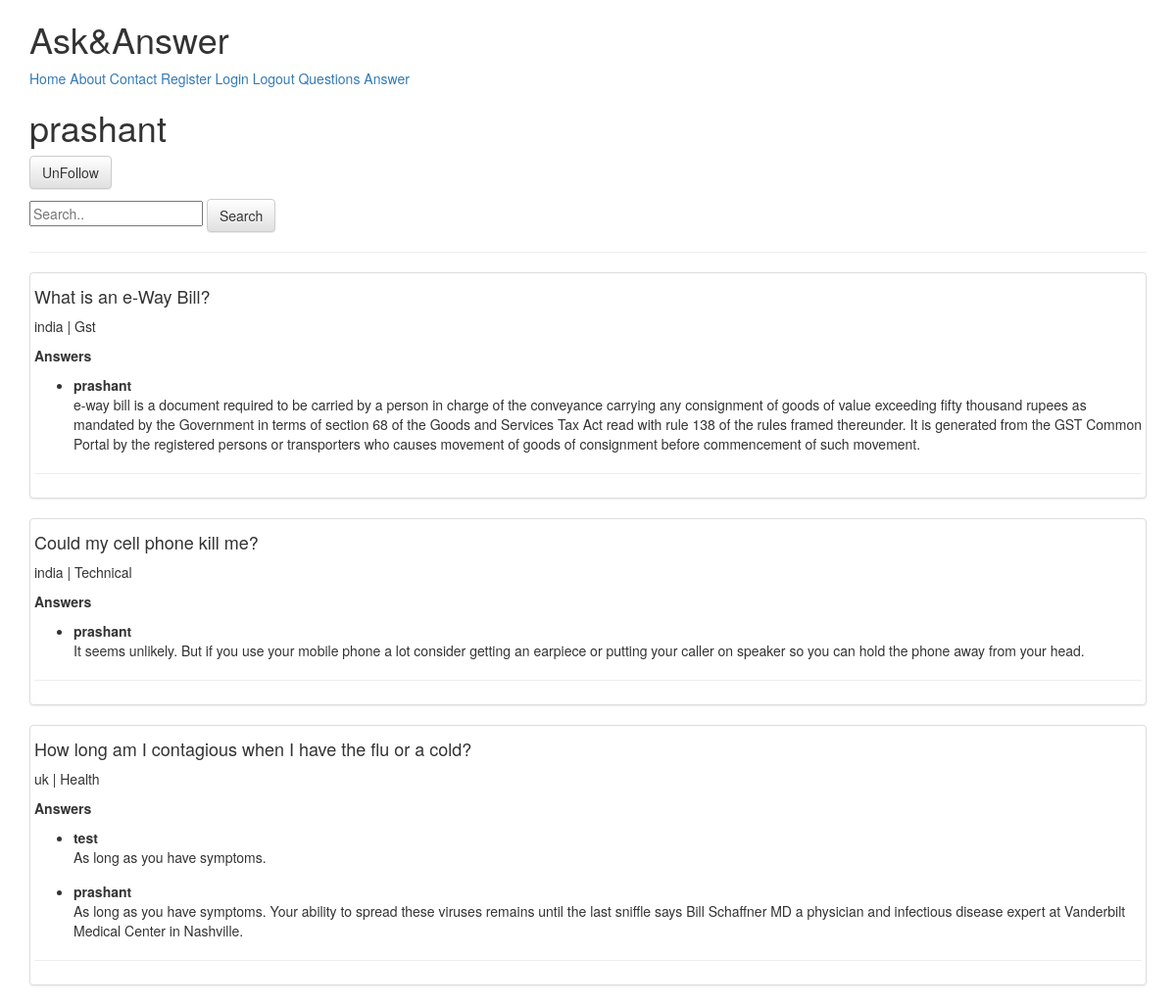
/u/prashant/ (signed in), run on the app's committed database.
### qanswer/models.py (models this page shows, shortened)
class Question(models.Model):
	questioner = models.ForeignKey(User)
	name	=models.CharField(max_length=120)
	location=models.CharField(max_length=120, null=True, blank=True)
	category=models.CharField(max_length=120, null=True, blank=True, validators=[validate_category])
	timestamp=models.DateTimeField(auto_now_add=True)
	updated	 =models.DateTimeField(auto_now=True)
	slug	 =models.SlugField(null=True, blank=True)
	objects = QuestionManager()
	@property
	def title(self):
		return self.name

### qna/models.py (models this page shows, shortened)
class Ans(models.Model):
	user	=models.ForeignKey(settings.AUTH_USER_MODEL)
	question 	=models.ForeignKey(Question)
	name	=models.CharField(max_length=200)
	contents=models.TextField(help_text='seprate each by comma')
	public	=models.BooleanField(default=True)
	timestamp=models.DateTimeField(auto_now_add=True)
	updated	=models.DateTimeField(auto_now=True)
	class Meta:
		ordering = ['-updated','-timestamp']

### profiles/views.py (the view)
# urls.py: url(r'^(?P<username>[\w-]+)/$', ProfileDetailView.as_view(),name='detail'),
class ProfileDetailView(DetailView):
	template_name = 'profiles/user.html'
	def get_object(self):
		username = self.kwargs.get("username")
		if username is None:
			raise Http404
		return get_object_or_404(User, username__iexact=username, is_active=True)
	def get_context_data(self, *args, **kwargs):
		context = super(ProfileDetailView, self).get_context_data(*args, **kwargs)
		user = context['user']
		is_following = False
		if user.profile in self.request.user.is_following.all():
			is_following = True
		context['is_following'] = is_following
		query = self.request.GET.get('q')
		ans_exists = Ans.objects.filter(user=user).exists()
		qs = Question.objects.filter(questioner=user)
		if query:
			qs = qs.filter(name__icontains=query)
		if ans_exists and qs.exists():
			context['locations'] = qs
		return context

### qanswer/models.py (called while the page is built)
	def get_queryset(self):
		return QuestionQuerySet(self.model, using=self._db)

### profiles/templates/profiles/user.html (shortened to what this page needs)
{% extends "base.html" %}
{% block content %}
<h1>{{ user.username }}</h1>
<p>{% include 'profiles/snippet/follow_form.html' with username=user.username is_following=is_following %}</p>
<form class='form' method="GET" action=".">
<input type="text" placeholder="Search.." name="q" value='{{ request.GET.q }}'>
<button class="btn btn-default" type="submit">Search</button>
</form>
<hr/>
{% if locations %}
{% for rest in locations %}
	<div class="row">
	<div class='col-sm-12'>
		<div class="thumbnail">
		<h4>{{ rest.title }}</h4>
		<p>{{  rest.location}} | {{ rest.category }}</p>
		<p>
			<b>Answers</b>
		<ul>
			{% for ans in rest.ans_set.all %}
			<li style='margin-bottom: 15px;'><b>{{ ans.name }}</b><br/>
				{{ ans.contents }}
			</li>
			{% endfor %}
		</ul>
	 	</p>
	 	<hr/>
	</div>
</div>
</div>
{% endfor %}
{% else %}
<p class="lead">No answer found</p>
{% endif %}
{% endblock %}

### templates/base.html (shortened to what this page needs)
<!DOCTYPE html>
<html lang="en">
	<head>
	{% include 'snippets/css.html' %}
</head>
<body>
	{% include 'snippets/nav.html' %}
	<div class="container">
	{% block content %}{% endblock content %}
</div>
</body>
</html>

### templates/snippets/css.html (shortened to what this page needs)
<link rel="stylesheet" href="https://maxcdn.bootstrapcdn.com/bootstrap/3.3.7/css/bootstrap.min.css">
<link rel="stylesheet" href="https://maxcdn.bootstrapcdn.com/bootstrap/3.3.7/css/bootstrap-theme.min.css">

### templates/snippets/nav.html
<div class="container">
	<h1>Ask&Answer</h1>
	<a href="{% url "home" %}">Home </a>
	<a href="{% url "about" %}">About</a>
	<a href="{% url "contact" %}">Contact</a>
	<a href="{% url "register" %}">Register</a>
	<a href="{% url "login" %}">Login</a>
	<a href="{% url "logout" %}">Logout</a>
	{% if request.user.is_authenticated %}
	<a href="{% url "question:list" %}">Questions</a>
	<a href="{% url "qna:list" %}">Answer</a>
	{% endif %}
</div>

### profiles/templates/profiles/snippet/follow_form.html (shortened to what this page needs)
{% if request.user.is_authenticated %}
<form class='form' method='POST' action='{% url "follow" %}'> {% csrf_token %}
<button class='btn {% if is_following %}btn-default {% else %}btn-primary{% endif %}'>{% if is_following %}UnFollow {% else %}Follow{% endif %}</button>
</form>
{% endif %}

### data on the page
Question: title "What is an e-Way Bill?", location "india", category "Gst"
Ans: name "prashant", contents "e-way bill is a document required to be carried by a person in charge of the conveyance carrying any consignment of goods of value exceeding fifty thousand rupees as mandated by the Government in terms of section 68 of the Goods and Services Tax Act read with rule 138 of the rules framed thereunder. It is generated from the GST Common Portal by the registered persons or transporters who causes movement of goods of consignment before commencement of such movement."
Question: title "Could my cell phone kill me?", location "india", category "Technical"
Ans: name "prashant", contents "It seems unlikely. But if you use your mobile phone a lot consider getting an earpiece or putting your caller on speaker so you can hold the phone away from your head."
Question: title "How long am I contagious when I have the flu or a cold?", location "uk", category "Health"
Ans: name "test", contents "As long as you have symptoms."
Ans: name "prashant", contents "As long as you have symptoms. Your ability to spread these viruses remains until the last sniffle says Bill Schaffner MD a physician and infectious disease expert at Vanderbilt Medical Center in Nashville."

### other printed values
{{ user.username }} "prashant"
